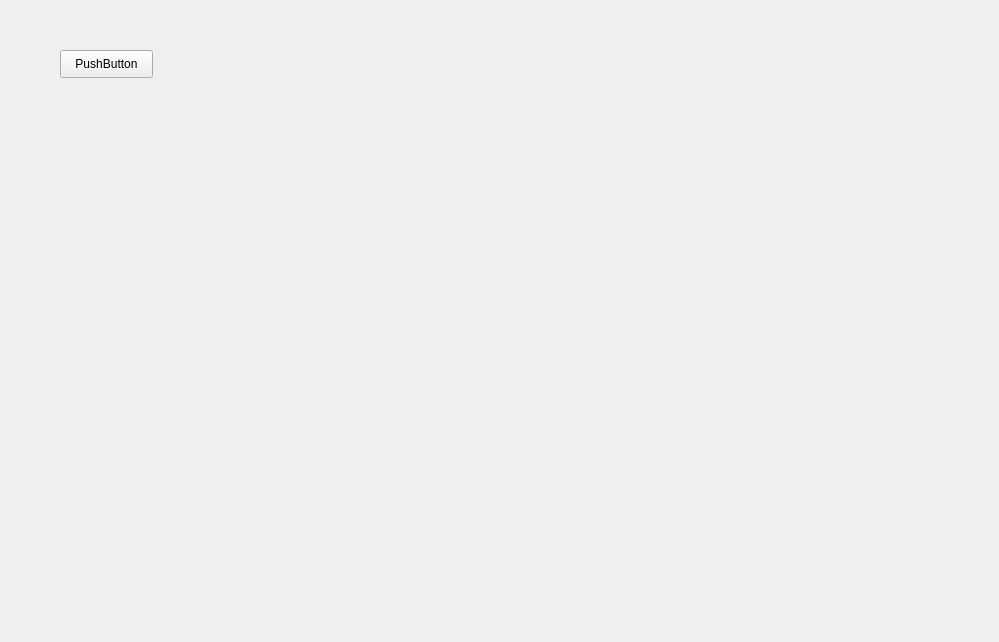
<?xml version="1.0" encoding="UTF-8"?>
<ui version="4.0">
 <class>Widget</class>
 <widget class="QWidget" name="Widget">
  <property name="geometry">
   <rect>
    <x>0</x>
    <y>0</y>
    <width>999</width>
    <height>642</height>
   </rect>
  </property>
  <property name="focusPolicy">
   <enum>Qt::ClickFocus</enum>
  </property>
  <property name="windowTitle">
   <string>Widget</string>
  </property>
  <widget class="Canvas" name="widget" native="true">
   <property name="geometry">
    <rect>
     <x>60</x>
     <y>100</y>
     <width>800</width>
     <height>500</height>
    </rect>
   </property>
   <property name="focusPolicy">
    <enum>Qt::ClickFocus</enum>
   </property>
  </widget>
  <widget class="QPushButton" name="pushButton">
   <property name="geometry">
    <rect>
     <x>60</x>
     <y>50</y>
     <width>93</width>
     <height>28</height>
    </rect>
   </property>
   <property name="text">
    <string>PushButton</string>
   </property>
  </widget>
 </widget>
 <customwidgets>
  <customwidget>
   <class>Canvas</class>
   <extends>QWidget</extends>
   <header>canvas.h</header>
   <container>1</container>
  </customwidget>
 </customwidgets>
 <resources/>
 <connections/>
</ui>
